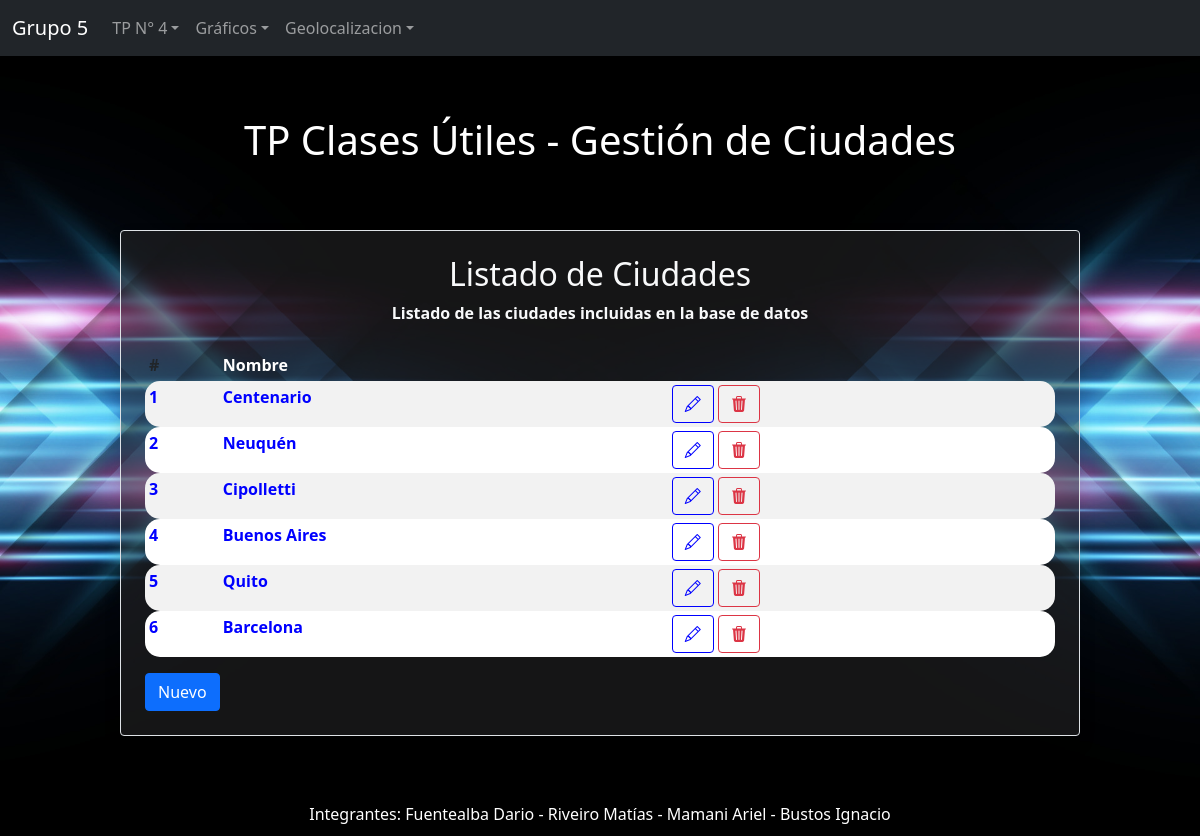
The page /Vista/ciudad/index.php on the database its author committed.
### tables this page shows
CREATE TABLE ciudad (
  ciu_id int(3) NOT NULL PRIMARY KEY AUTO_INCREMENT,
  ciu_nombre varchar(30) NOT NULL
);

### Vista/ciudad/accion.php (called while the page is built, shortened)
<?php
$titulo = "TP Clases Útiles - Gestión de Ciudades";
include_once("../Estructura/header.php");
$objTrans = new AbmCiudad();
if (isset($datos['accion'])){
    if($datos['accion']=='listar'){
        $lista = convert_array($objTrans->buscar(null));
    }
    }
?>

### Modelo/Conector/BaseDatos.php (called while the page is built, shortened)
<?php
class BaseDatos extends PDO {
  	private $indice;
  	private $resultado;
    public function __construct(){
        $this->indice =0;
    }
    public function Ejecutar($sql){
        if ( stristr($sql,"select")){
            $resp =  $this->EjecutarSelect($sql);
        }
        return $resp;
   }
   private function EjecutarSelect($sql){
       $cant = -1;
       $resultado=parent::query($sql);
       if(!$resultado){
           $this->analizarDebug();
       }else {
          $arregloResult = $resultado->fetchAll();
          $cant = count($arregloResult);
       }
       return $cant;
   }
   public function Registro() {
       $filaActual = false;
       $indiceActual = $this->getIndice();
       if ($indiceActual>=0) {
           $filas = $this->getResultado();
           if($indiceActual<count($filas)){
               $filaActual =  $filas[$indiceActual];
           }else {
               $this->setIndice(-1);
           }
       }
       return $filaActual;
   }
   private function setIndice ($valor){
       $this->indice = $valor;
   }
   private function getIndice (){
       return $this->indice;
   }
   private function setResultado($valor){
       $this->resultado = $valor;
   }
   private function getResultado(){
      return $this->resultado;
   }
}

### Modelo/Ciudad.php (called while the page is built, shortened)
<?php
class Ciudad extends BaseDatos {
    public function listar($parametro=""){
        $arreglo = array();
        $sql = "SELECT * FROM ciudad ";
        if ($parametro != "") {
            $sql .= " WHERE " .$parametro;
        }
        if ($this->Iniciar()) {
            $res = $this->Ejecutar($sql);
            if($res > -1){
                if($res > 0){
                    while ($row = $this->Registro()){
                        $obj = new Ciudad();
                        $obj->setear($row['ciu_id'], $row['ciu_nombre']);
                        array_push($arreglo, $obj);
                    }
                }
            }else{
                $this->setmensajeoperacion("Ciudad->listar: ".$this->getError());
            }
        }
        return $arreglo;
    }
}
?>

### Control/AbmCiudad.php (called while the page is built, shortened)
<?php
class AbmCiudad{
    public function buscar($param){
        $where = " true ";
        $objCiudad = new Ciudad();
        $arreglo = $objCiudad->listar($where);
        return $arreglo;
    }
}
?>

### Util/funciones.php (called while the page is built, shortened)
<?php
function dismount($object) {
    $reflectionClass = new ReflectionClass(get_class($object));
    $array = array();
    foreach ($reflectionClass->getProperties() as $property) {
        $property->setAccessible(true);
        $array[$property->getName()] = $property->getValue($object);
    }
    return $array;
}
function convert_array($param) {
    $_AAux= array();
    if (!empty($param)) {
        if (count($param)){
            foreach($param as $obj) {
                array_push($_AAux,dismount($obj));
            }
        }
    }
    return $_AAux;
}
?>

### Vista/ciudad/index.php (the view, shortened to what this page needs)
<?php
    include_once("../Estructura/header.php");
    include_once("accion.php");
?>
<div class="divtitulo">
    <h1><?php echo $titulo;?></h1>
</div>
<div class="container_auto mt-3 mt-5 p-4 border rounded shadow text-light">
    <div class="text-center mb-4">
        <h2>Listado de Ciudades</h2>
        <p>Listado de las ciudades incluidas en la base de datos</p>
    </div>
    <div class="table-responsive">
        <table class="table table-striped table-sm">
            <thead>
                <tr>
                    <th scope="col">#</th>
                    <th class="text-white" scope="col">Nombre</th>
                    <th class="text-white" scope="col"></th>
                </tr>
            </thead>
            <tbody>
                <?php
                if(count($lista)>0)
                {
                    foreach ($lista as $ciudad)
                    {
                        echo '<tr><td>'.$ciudad['ciu_id'].'</td>';
                        echo '<td>'.$ciudad['ciu_nombre'].'</td>';
                        echo '<td><a class="btn btn-color" role="button" href="editar.php?accion=editar&ciu_id='.$ciudad['ciu_id'].'"><i class="bi bi-pencil"></i></a>   ';
                        echo '<a class="btn btn-outline-danger" role="button" href="editar.php?accion=borrar&ciu_id='.$ciudad['ciu_id'].'"><i class="bi bi-trash3-fill"></i></a></td></tr>';
                    }
                }
                ?>
            </tbody>
        </table>
    </div>
    <div class="row float-right">
        <div class="col-md-12 float-right">
            <a class="btn btn-primary" role="button" href="editar.php?accion=nuevo&ciu_id=-1">Nuevo</a>
        </div>
    </div>
</div>
<?php
include_once("../Estructura/footer.php");
?>

### Vista/css/estilos.css (style rules this page uses)
body { padding-bottom: 100px; background-image: url(../../Archivos/flechas.jpg); background-size: cover; background-repeat: no-repeat; background-position: center; }
.container_auto, .container_persona { color: white; font-weight: bold; margin-top: 5px; width: 80%; margin-left: 10%; padding: 5px; text-align: justify; background-color: rgba(42, 42, 44, 0.5); border-radius: 15px; }
.btn-color { color: blue; background-color: transparent; border: 1px solid blue; transition: background-color 0.3s, color 0.3s; }
.table-striped tbody tr td:first-child { border-top-left-radius: 15px; border-bottom-left-radius: 15px; overflow: hidden; }
.table-striped tbody tr td:last-child { border-top-right-radius: 15px; border-bottom-right-radius: 15px; overflow: hidden; }
.table-striped { border-collapse: separate; border-spacing: 0; }
.table-striped td { border: none; }
.table-striped th { border: none; }
.table-striped tbody tr { color: blue; }
.table-striped tbody tr:nth-of-type(odd) { background-color: white; color: blue; }
.table-striped tbody tr:nth-of-type(even) { background-color: white; color: blue; }
.divtitulo { background-color: transparent; color: white; font-weight: bold; width: 100%; margin: 0; padding: 10px; padding-top: 5%; text-align: center; box-sizing: border-box; }

### rows shown on the page
ciudad: ciu_id "1", ciu_nombre "Centenario"
ciudad: ciu_id "2", ciu_nombre "Neuquén"
ciudad: ciu_id "3", ciu_nombre "Cipolletti"
ciudad: ciu_id "4", ciu_nombre "Buenos Aires"
ciudad: ciu_id "5", ciu_nombre "Quito"
ciudad: ciu_id "6", ciu_nombre "Barcelona"

### other values the page prints
$titulo "TP Clases Útiles - Gestión de Ciudades"
